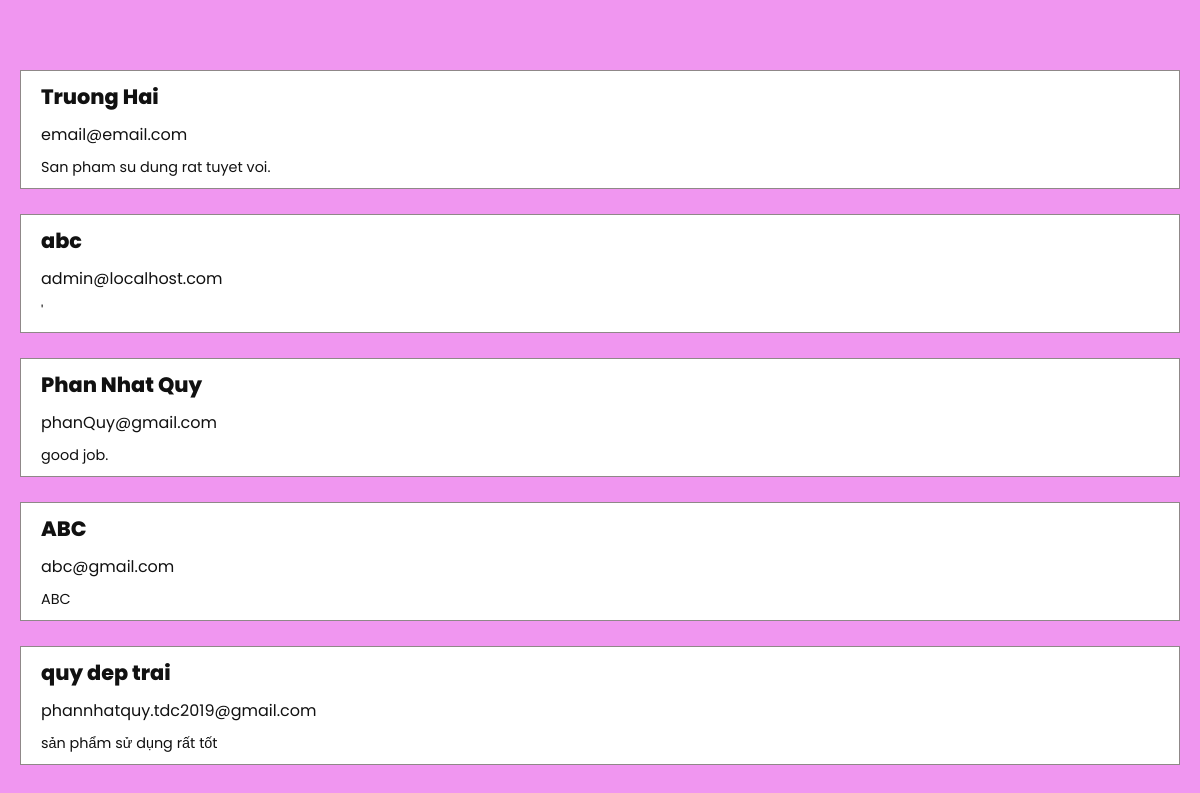
The page /comment.php on the database its author committed.
### tables this page shows
CREATE TABLE `comments` (
  `id` int(11) NOT NULL,
  `name` varchar(255) NOT NULL,
  `email` varchar(255) NOT NULL,
  `comment` mediumtext NOT NULL
);

### comment.php (the view, shortened to what this page needs)
<?php
include 'configconment.php';
?>
<!DOCTYPE html>
<html>
<head>
	<link rel="stylesheet" href="css/conments.css" />
</head>
<body>
	<div class="wrapper">
		<div class="prev-comments">
			<?php
			$sql = "SELECT * FROM comments";
			$result = mysqli_query($conn, $sql);
			if (mysqli_num_rows($result) > 0) {
				while ($row = mysqli_fetch_assoc($result)) {
			?>
					<div class="single-item">
						<h4><?php echo $row['name']; ?></h4>
						<a href="mailto:<?php echo $row['email']; ?>"><?php echo $row['email']; ?></a>
						<p><?php echo $row['comment']; ?></p>
					</div>
			<?php
				}
			}
			?>
		</div>
	</div>
</body>
</html>

### css/conments.css (style rules this page uses)
* { margin: 0; padding: 0; box-sizing: border-box; font-family: 'Poppins', sans-serif; }
body { width: 100%; min-height: 100vh; display: flex; justify-content: center; flex-direction: column; background: #FF99FF; }
.wrapper { padding: 20px; background: #8080801f; min-height: 400px; }
.wrapper .prev-comments { margin-top: 50px; }
.wrapper .prev-comments .single-item { background: #FFF; border: 1px solid #8f8888; padding: 10px 20px; text-align: left; margin-bottom: 25px; }
.wrapper .prev-comments .single-item h4 { font-size: 1.3rem; font-weight: 800; color: #111; }
.wrapper .prev-comments .single-item a { margin: 10px 0; font-size: 1rem; color: #111; text-decoration: none; display: inline-block; }
.wrapper .prev-comments .single-item p { font-size: .9rem; color: #111; }

### rows shown on the page
comments: name "Truong Hai", email "email@email.com", comment "San pham su dung rat tuyet voi."
comments: name "abc", email "admin@localhost.com", comment "'"
comments: name "Phan Nhat Quy", email "phanQuy@gmail.com", comment "good job."
comments: name "ABC", email "abc@gmail.com", comment "ABC"
comments: name "quy dep trai", email "phannhatquy.tdc2019@gmail.com", comment "sản phẩm sử dụng rất tốt"
